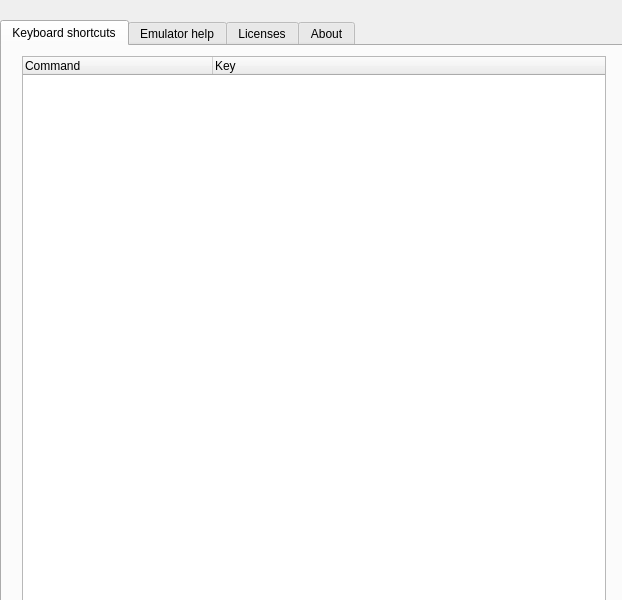
<?xml version="1.0" encoding="UTF-8"?>
<ui version="4.0">
 <class>HelpPage</class>
 <widget class="QWidget" name="HelpPage">
  <property name="geometry">
   <rect>
    <x>0</x>
    <y>0</y>
    <width>622</width>
    <height>600</height>
   </rect>
  </property>
  <property name="windowTitle">
   <string>Form</string>
  </property>
  <widget class="QTabWidget" name="help_tabs">
   <property name="geometry">
    <rect>
     <x>0</x>
     <y>20</y>
     <width>630</width>
     <height>590</height>
    </rect>
   </property>
   <property name="cursor">
    <cursorShape>ArrowCursor</cursorShape>
   </property>
   <property name="currentIndex">
    <number>0</number>
   </property>
   <widget class="QWidget" name="keyboard_shortcuts_tab">
    <attribute name="title">
     <string>Keyboard shortcuts</string>
    </attribute>
    <widget class="QTableWidget" name="shortcutsTableWidget">
     <property name="geometry">
      <rect>
       <x>20</x>
       <y>10</y>
       <width>584</width>
       <height>550</height>
      </rect>
     </property>
     <property name="focusPolicy">
      <enum>Qt::NoFocus</enum>
     </property>
     <property name="editTriggers">
      <set>QAbstractItemView::NoEditTriggers</set>
     </property>
     <property name="selectionMode">
      <enum>QAbstractItemView::NoSelection</enum>
     </property>
     <property name="selectionBehavior">
      <enum>QAbstractItemView::SelectRows</enum>
     </property>
     <property name="showGrid">
      <bool>false</bool>
     </property>
     <property name="cornerButtonEnabled">
      <bool>false</bool>
     </property>
     <attribute name="horizontalHeaderDefaultSectionSize">
      <number>190</number>
     </attribute>
     <attribute name="horizontalHeaderStretchLastSection">
      <bool>true</bool>
     </attribute>
     <attribute name="verticalHeaderVisible">
      <bool>false</bool>
     </attribute>
     <attribute name="verticalHeaderDefaultSectionSize">
      <number>48</number>
     </attribute>
     <attribute name="verticalHeaderHighlightSections">
      <bool>false</bool>
     </attribute>
     <column>
      <property name="text">
       <string>Command</string>
      </property>
      <property name="textAlignment">
       <set>AlignLeft|AlignVCenter</set>
      </property>
     </column>
     <column>
      <property name="text">
       <string>Key</string>
      </property>
      <property name="textAlignment">
       <set>AlignLeft|AlignVCenter</set>
      </property>
     </column>
    </widget>
   </widget>
   <widget class="QWidget" name="emulator_help_tab">
    <attribute name="title">
     <string>Emulator help</string>
    </attribute>
    <widget class="RaisedMaterialButton" name="help_docs">
     <property name="geometry">
      <rect>
       <x>20</x>
       <y>10</y>
       <width>132</width>
       <height>36</height>
      </rect>
     </property>
     <property name="font">
      <font>
       <family>Roboto</family>
       <weight>75</weight>
       <bold>true</bold>
      </font>
     </property>
     <property name="styleSheet">
      <string notr="true"/>
     </property>
     <property name="text">
      <string>Documentation</string>
     </property>
     <property name="flat">
      <bool>true</bool>
     </property>
     <property name="ColorGroup" stdset="0">
      <string>Button</string>
     </property>
     <property name="report_metrics" stdset="0">
      <bool>false</bool>
     </property>
    </widget>
    <widget class="RaisedMaterialButton" name="help_sendFeedback">
     <property name="geometry">
      <rect>
       <x>20</x>
       <y>60</y>
       <width>132</width>
       <height>36</height>
      </rect>
     </property>
     <property name="font">
      <font>
       <family>Roboto</family>
       <weight>75</weight>
       <bold>true</bold>
      </font>
     </property>
     <property name="styleSheet">
      <string notr="true"/>
     </property>
     <property name="text">
      <string>Send Feedback</string>
     </property>
     <property name="flat">
      <bool>true</bool>
     </property>
     <property name="ColorGroup" stdset="0">
      <string>Button</string>
     </property>
     <property name="report_metrics" stdset="0">
      <bool>false</bool>
     </property>
    </widget>
   </widget>
   <widget class="QWidget" name="license_tab">
    <attribute name="title">
     <string>Licenses</string>
    </attribute>
    <widget class="QPlainTextEdit" name="help_licenseText">
     <property name="geometry">
      <rect>
       <x>20</x>
       <y>10</y>
       <width>584</width>
       <height>550</height>
      </rect>
     </property>
     <property name="font">
      <font>
       <family>Roboto</family>
      </font>
     </property>
     <property name="readOnly">
      <bool>true</bool>
     </property>
    </widget>
   </widget>
   <widget class="QWidget" name="about_tab">
    <attribute name="title">
     <string>About</string>
    </attribute>
    <widget class="QPlainTextEdit" name="help_adbSerialNumberBox">
     <property name="enabled">
      <bool>true</bool>
     </property>
     <property name="geometry">
      <rect>
       <x>20</x>
       <y>28</y>
       <width>280</width>
       <height>31</height>
      </rect>
     </property>
     <property name="sizePolicy">
      <sizepolicy hsizetype="Fixed" vsizetype="Fixed">
       <horstretch>0</horstretch>
       <verstretch>0</verstretch>
      </sizepolicy>
     </property>
     <property name="font">
      <font>
       <family>Roboto</family>
      </font>
     </property>
     <property name="verticalScrollBarPolicy">
      <enum>Qt::ScrollBarAlwaysOff</enum>
     </property>
     <property name="horizontalScrollBarPolicy">
      <enum>Qt::ScrollBarAlwaysOff</enum>
     </property>
     <property name="readOnly">
      <bool>true</bool>
     </property>
     <property name="plainText">
      <string notr="true">emulator-5554</string>
     </property>
    </widget>
    <widget class="QGroupBox" name="androidVersionTitle">
     <property name="geometry">
      <rect>
       <x>324</x>
       <y>10</y>
       <width>181</width>
       <height>21</height>
      </rect>
     </property>
     <property name="font">
      <font>
       <family>Roboto</family>
      </font>
     </property>
     <property name="styleSheet">
      <string notr="true">border: 0px;</string>
     </property>
     <property name="title">
      <string>Android version</string>
     </property>
     <property name="ColorGroup" stdset="0">
      <string>Title</string>
     </property>
    </widget>
    <widget class="QGroupBox" name="adbSerialNumberTitle">
     <property name="geometry">
      <rect>
       <x>20</x>
       <y>10</y>
       <width>181</width>
       <height>21</height>
      </rect>
     </property>
     <property name="font">
      <font>
       <family>Roboto</family>
      </font>
     </property>
     <property name="styleSheet">
      <string notr="true">border: 0px;</string>
     </property>
     <property name="title">
      <string>Emulator ADB serial number</string>
     </property>
     <property name="ColorGroup" stdset="0">
      <string>Title</string>
     </property>
    </widget>
    <widget class="QGroupBox" name="versionTitle">
     <property name="geometry">
      <rect>
       <x>20</x>
       <y>84</y>
       <width>181</width>
       <height>21</height>
      </rect>
     </property>
     <property name="font">
      <font>
       <family>Roboto</family>
      </font>
     </property>
     <property name="styleSheet">
      <string notr="true">border: 0px;</string>
     </property>
     <property name="title">
      <string>Emulator version</string>
     </property>
     <property name="ColorGroup" stdset="0">
      <string>Title</string>
     </property>
    </widget>
    <widget class="QPlainTextEdit" name="help_versionBox">
     <property name="enabled">
      <bool>true</bool>
     </property>
     <property name="geometry">
      <rect>
       <x>20</x>
       <y>102</y>
       <width>280</width>
       <height>31</height>
      </rect>
     </property>
     <property name="sizePolicy">
      <sizepolicy hsizetype="Fixed" vsizetype="Fixed">
       <horstretch>0</horstretch>
       <verstretch>0</verstretch>
      </sizepolicy>
     </property>
     <property name="font">
      <font>
       <family>Roboto</family>
      </font>
     </property>
     <property name="accessibleName">
      <string notr="true"/>
     </property>
     <property name="verticalScrollBarPolicy">
      <enum>Qt::ScrollBarAlwaysOff</enum>
     </property>
     <property name="horizontalScrollBarPolicy">
      <enum>Qt::ScrollBarAlwaysOff</enum>
     </property>
     <property name="undoRedoEnabled">
      <bool>false</bool>
     </property>
     <property name="readOnly">
      <bool>true</bool>
     </property>
     <property name="plainText">
      <string>1.4</string>
     </property>
    </widget>
    <widget class="QPlainTextEdit" name="help_androidVersionBox">
     <property name="enabled">
      <bool>true</bool>
     </property>
     <property name="geometry">
      <rect>
       <x>324</x>
       <y>28</y>
       <width>280</width>
       <height>31</height>
      </rect>
     </property>
     <property name="sizePolicy">
      <sizepolicy hsizetype="Fixed" vsizetype="Fixed">
       <horstretch>0</horstretch>
       <verstretch>0</verstretch>
      </sizepolicy>
     </property>
     <property name="font">
      <font>
       <family>Roboto</family>
      </font>
     </property>
     <property name="accessibleName">
      <string notr="true"/>
     </property>
     <property name="verticalScrollBarPolicy">
      <enum>Qt::ScrollBarAlwaysOff</enum>
     </property>
     <property name="horizontalScrollBarPolicy">
      <enum>Qt::ScrollBarAlwaysOff</enum>
     </property>
     <property name="undoRedoEnabled">
      <bool>false</bool>
     </property>
     <property name="readOnly">
      <bool>true</bool>
     </property>
     <property name="plainText">
      <string>Unknown API version</string>
     </property>
    </widget>
    <widget class="QPlainTextEdit" name="help_latestVersionBox">
     <property name="enabled">
      <bool>true</bool>
     </property>
     <property name="geometry">
      <rect>
       <x>324</x>
       <y>102</y>
       <width>280</width>
       <height>31</height>
      </rect>
     </property>
     <property name="sizePolicy">
      <sizepolicy hsizetype="Fixed" vsizetype="Fixed">
       <horstretch>0</horstretch>
       <verstretch>0</verstretch>
      </sizepolicy>
     </property>
     <property name="font">
      <font>
       <family>Roboto</family>
      </font>
     </property>
     <property name="accessibleName">
      <string notr="true"/>
     </property>
     <property name="verticalScrollBarPolicy">
      <enum>Qt::ScrollBarAlwaysOff</enum>
     </property>
     <property name="horizontalScrollBarPolicy">
      <enum>Qt::ScrollBarAlwaysOff</enum>
     </property>
     <property name="undoRedoEnabled">
      <bool>false</bool>
     </property>
     <property name="readOnly">
      <bool>true</bool>
     </property>
     <property name="plainText">
      <string>Unavailable</string>
     </property>
    </widget>
    <widget class="QGroupBox" name="availVersionTitle">
     <property name="geometry">
      <rect>
       <x>324</x>
       <y>84</y>
       <width>221</width>
       <height>21</height>
      </rect>
     </property>
     <property name="font">
      <font>
       <family>Roboto</family>
      </font>
     </property>
     <property name="styleSheet">
      <string notr="true">border: 0px;</string>
     </property>
     <property name="title">
      <string>Latest available emulator version</string>
     </property>
     <property name="ColorGroup" stdset="0">
      <string>Title</string>
     </property>
    </widget>
    <zorder>adbSerialNumberTitle</zorder>
    <zorder>availVersionTitle</zorder>
    <zorder>help_adbSerialNumberBox</zorder>
    <zorder>androidVersionTitle</zorder>
    <zorder>versionTitle</zorder>
    <zorder>help_versionBox</zorder>
    <zorder>help_androidVersionBox</zorder>
    <zorder>help_latestVersionBox</zorder>
   </widget>
  </widget>
 </widget>
 <customwidgets>
  <customwidget>
   <class>RaisedMaterialButton</class>
   <extends>QPushButton</extends>
   <header>android/skin/qt/raised-material-button.h</header>
  </customwidget>
 </customwidgets>
 <tabstops>
  <tabstop>help_tabs</tabstop>
  <tabstop>help_docs</tabstop>
  <tabstop>help_sendFeedback</tabstop>
  <tabstop>help_licenseText</tabstop>
  <tabstop>help_adbSerialNumberBox</tabstop>
  <tabstop>help_androidVersionBox</tabstop>
  <tabstop>help_versionBox</tabstop>
  <tabstop>help_latestVersionBox</tabstop>
 </tabstops>
 <resources>
  <include location="../resources.qrc"/>
 </resources>
 <connections/>
</ui>
